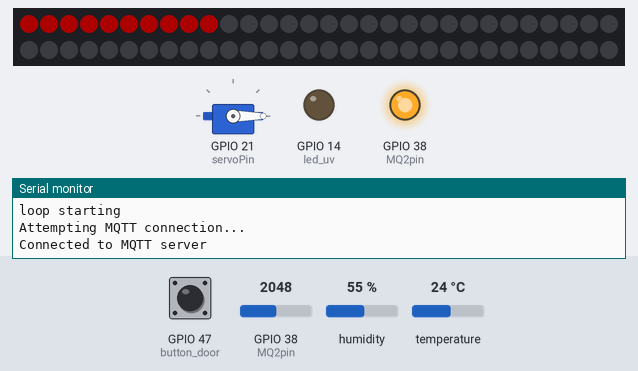
The sketch below on a simulated ESP32. Parts: servo, 60 RGB LEDs in strip order, left to right, continuing on the next row, output pins drawn as LEDs (lit = HIGH), the last lines printed to the serial monitor. The inputs (shaded band) are chosen by the test bench; at power-on: GPIO 38 (MQ2pin) = 2048, GPIO 47 (button_door) LOW, humidity 55 %, temperature 24 °C. Dim RGB values are drawn brighter than linear; WiFi joins after 1.5 s; servers stay silent unless stated; no MQTT or app messages arrive unless stated.

Above: at 8.2 s.
8.3 s: GPIO 38 (MQ2pin) set to 1968
At 18.84 s:
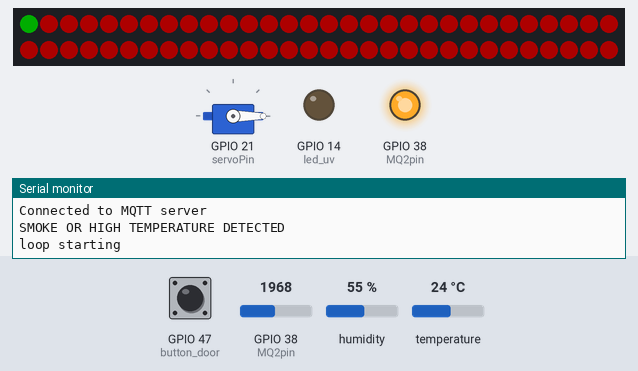
20.5 s: GPIO 38 (MQ2pin) set to 2040
At 26.98 s:
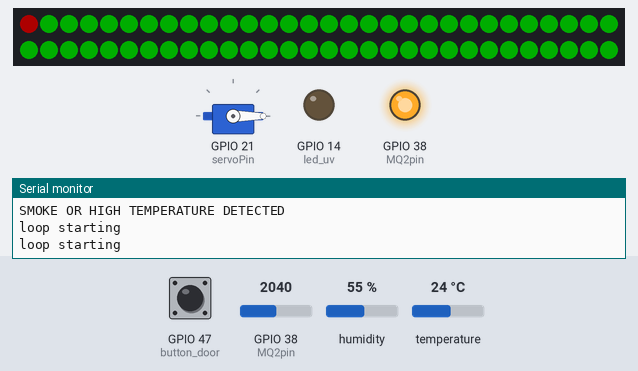
Timing chart, 0 to 28.5 s (numbered marks = the images above; inputs shaded):
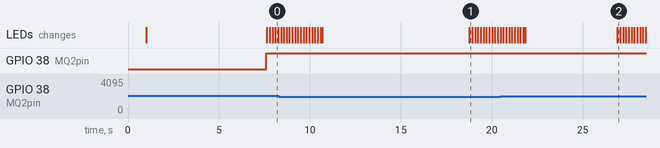

Measured:
- the behaviour switches between 2000 and 1999 on GPIO 38 (MQ2pin) (found by bisection; images 0 and 1)
- after the input at 8.3 s, the LEDs: first differ from a run without the input after 10.5 s (image 1)

The sketch:

LabEntryDisinfectionChamber.ino
```cpp
#include <WiFi.h>
#include <PubSubClient.h>
#include "DHT.h"
#include <ESP32Servo.h>
#include <Adafruit_NeoPixel.h>
#ifdef __AVR__
#include avr power.h
#endif
#define PIN 46 // pin for build in RGB LED on the board
Adafruit_NeoPixel strip = Adafruit_NeoPixel(60, PIN, NEO_GRB + NEO_KHZ800);

const char* ssid = "";    //add wifi ssid
const char* password = "";    //add wifi password
const char *MQTT_SERVER = ""; // your VM instance public IP address (external ip from GCP)
const int MQTT_PORT = 1883;
const char *MQTT_TOPIC = "iot"; // MQTT topic

//Used Pins
const int motionSensor = 4;     //Left side Maker Port
const int dht11Pin = 42;         //Right side Maker Port
const int button_door= 47;
const int MQ2pin = A2;          //center Maker Port
const int servoPin = 21;
const int led_uv= 14;
const int fan = 38;

//Temperature input sensor
#define DHTTYPE DHT11
DHT dht(dht11Pin, DHTTYPE);
//Wifi Initialization
WiFiClient espClient;
PubSubClient client(espClient);

int status=0;

int angle = 0;
int baselineTemp = 0;

Servo Myservo;

void setup_wifi(){
  delay(10);
  WiFi.begin(ssid, password);
  Serial.println("\nConnecting");

  while(WiFi.status() != WL_CONNECTED){
    Serial.print(".");
    delay(100);
  }
  Serial.println("\nConnected");
  Serial.print("\Maker Feather AIoT S3 IP address:");
  Serial.println(WiFi.localIP());
}

void setup() {
  pinMode(motionSensor, INPUT);
  pinMode(button_door, INPUT);
  pinMode(led_uv, OUTPUT);
  dht.begin();
  Myservo.attach(servoPin);
  pinMode(fan, OUTPUT);
  Myservo.write(0);
  Serial.begin(9600);
  delay(1000);

  strip.begin();
  strip.setBrightness(50);
  strip.show(); // Initialize all pixels to 'off'
  setup_wifi();
  client.setServer(MQTT_SERVER, MQTT_PORT);
}

void reconnect()
{
 while (!client.connected())
 {
 Serial.println("Attempting MQTT connection...");
 if (client.connect("ESP32Client"))
 {
 Serial.println("Connected to MQTT server");
 }
 else
 {
 Serial.print("Failed, rc=");
 Serial.print(client.state());
 Serial.println(" Retrying in 5 seconds...");
 delay(5000);
 }
 }
}

bool ext_factor(float gasSensorVal, int tmpSensorVal){
  bool ret = false;
  baselineTemp = 50;
  if(gasSensorVal >= 2000){
    ret = true;
  }
  //Publish the Gas Sensor Value and Temperature Sensor Value
  char payload[50];
  sprintf(payload, "%.2f, %d", gasSensorVal, tmpSensorVal);
  client.publish(MQTT_TOPIC, payload);

  if (tmpSensorVal > baselineTemp) {
    ret = true;
  }
  return ret;
}

void loop() {
  Serial.println("loop starting");
  if (!client.connected()){
    reconnect();
  }
  client.loop();
  delay(5000);
  analogWrite(fan, 255);
  Myservo.write(angle);
  if(!ext_factor(analogRead(MQ2pin), dht.readTemperature())){
    colorWipe(strip.Color(0, 255, 0), 50); // Green
    status = digitalRead(button_door);
    if(status == HIGH){
      Serial.println("Button pressed");
      //open door
      Myservo.write(angle+90);
      delay(5000);
      //close door
      Myservo.write(angle);
      delay(3000);
      //check for motion inside chmaber
      if(digitalRead(motionSensor) == HIGH){
        //uv light on
        digitalWrite(led_uv,1);
        //fan on
        analogWrite(fan, 0);
        delay(7000);
        Serial.println("Disinfection Done");
        //fan off
        analogWrite(fan, 255);
        delay(1000);
        //uv light off
        digitalWrite(led_uv,0);
        delay(3000);
        //open door
        Myservo.write(angle+90);
        delay(5000);
        //close door
        Myservo.write(angle);
      	delay(5000);
      }
    }
  }
  else{
    colorWipe(strip.Color(255, 0, 0), 50); // Red
    Serial.println("SMOKE OR HIGH TEMPERATURE DETECTED");
    delay(3000);
  }
}

void colorWipe(uint32_t c, uint8_t wait) {
  for(uint16_t i=0; i<strip.numPixels(); i++) {
    strip.setPixelColor(i, c);
    strip.show();
    delay(wait);
  }
}
```
